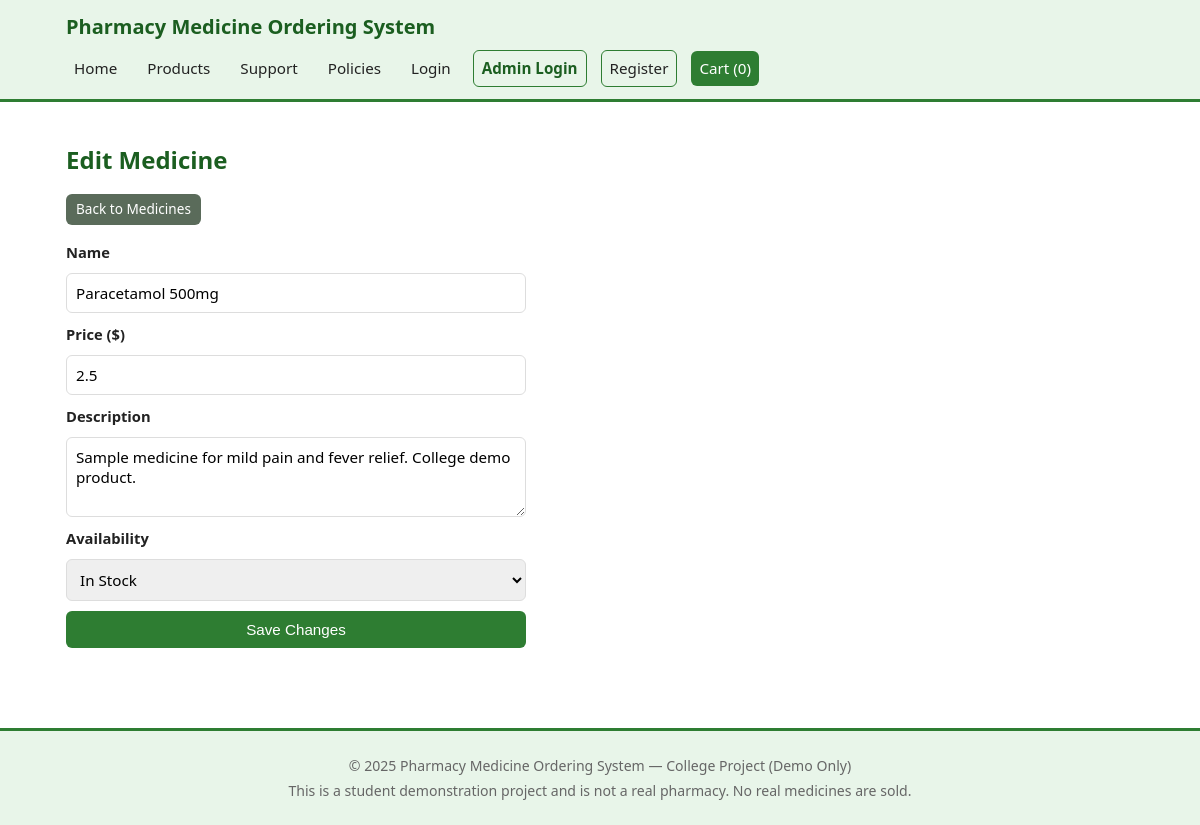
The app's page /admin/medicines/1/edit (signed in) with its own data.
### tables this page shows
CREATE TABLE medicines (
            id INTEGER PRIMARY KEY AUTOINCREMENT,
            name TEXT NOT NULL,
            price REAL NOT NULL,
            description TEXT NOT NULL,
            available INTEGER NOT NULL DEFAULT 1
        );

### app.py (the view, shortened to what this page needs)
@app.route("/admin/medicines/<int:medicine_id>/edit", methods=["GET", "POST"])
@admin_required
def admin_medicine_edit(medicine_id):
    db = get_db()
    medicine = db.execute("SELECT * FROM medicines WHERE id = ?", (medicine_id,)).fetchone()
    if not medicine:
        abort(404)
    return render_template("admin_medicine_edit.html", medicine=medicine)

### app.py (called while the page is built)
def get_db():
    if "db" not in g:
        g.db = sqlite3.connect(DB_PATH)
        g.db.row_factory = sqlite3.Row
    return g.db

def csrf_token():
    if "csrf_token" not in session:
        session["csrf_token"] = secrets.token_hex(32)
    return session["csrf_token"]

@app.context_processor
def inject_template_globals():
    return {
        "csrf_token": csrf_token,
        "current_customer": get_current_customer(),
        "is_admin": session.get("is_admin", False),
    }

def get_current_customer():
    customer_id = session.get("customer_id")
    if not customer_id:
        return None
    db = get_db()
    return db.execute(
        "SELECT id, full_name, email, phone, created_at FROM customers WHERE id = ?",
        (customer_id,)
    ).fetchone()

def admin_required(f):
    @wraps(f)
    def decorated(*args, **kwargs):
        if not session.get("is_admin"):
            flash("Admin access required.", "error")
            return redirect(url_for("admin_login"))
        return f(*args, **kwargs)
    return decorated

def get_cart():
    return session.get("cart", {})

def cart_count():
    return sum(int(q) for q in get_cart().values())

@app.context_processor
def inject_cart_count():
    return {"cart_count": cart_count()}

### templates/admin_medicine_edit.html (shortened to what this page needs)
{% extends "base.html" %}
{% block content %}
<section class="section form-section">
    <h1>Edit Medicine</h1>
    <p><a href="{{ url_for('admin_medicines') }}" class="btn btn-secondary btn-sm">Back to Medicines</a></p>
    <form method="post" action="{{ url_for('admin_medicine_edit', medicine_id=medicine.id) }}" class="form">
        <label for="name">Name</label>
        <input type="text" id="name" name="name" value="{{ medicine.name }}" required>
        <label for="price">Price ($)</label>
        <input type="number" id="price" name="price" step="0.01" min="0" value="{{ medicine.price }}" required>
        <label for="description">Description</label>
        <textarea id="description" name="description" rows="3" required>{{ medicine.description }}</textarea>
        <label for="available">Availability</label>
        <select id="available" name="available">
            <option value="1" {% if medicine.available %}selected{% endif %}>In Stock</option>
        </select>
        <button type="submit" class="btn">Save Changes</button>
    </form>
</section>
{% endblock %}

### static/style.css (style rules this page uses)
:root { --green: #2e7d32; --green-light: #e8f5e9; --green-mid: #a5d6a7; --green-dark: #1b5e20; --text: #222; --muted: #666; --border: #ddd; --bg: #ffffff; --bg-soft: #f7faf7; --error: #c62828; --warning: #f9a825; --success: #2e7d32; --info: #1565c0; --radius: 6px; }
* { box-sizing: border-box; }
body { margin: 0; font-family: "Segoe UI", Arial, Helvetica, sans-serif; color: var(--text); background: var(--bg); line-height: 1.5; }
.section { margin-bottom: 32px; }
h1, h2, h2 { color: var(--green-dark); line-height: 1.2; }
.btn { display: inline-block; background: var(--green); color: #fff; border: none; padding: 10px 16px; border-radius: var(--radius); font-size: 0.95rem; cursor: pointer; text-decoration: none; text-align: center; }
.btn-secondary { background: #5a6b5a; }
.btn-sm { padding: 5px 10px; font-size: 0.85rem; }
.form { max-width: 460px; display: flex; flex-direction: column; gap: 10px; }
.form label { font-weight: 600; font-size: 0.92rem; }
.form input, .form select, .form textarea { padding: 9px; border: 1px solid var(--border); border-radius: var(--radius); font-size: 0.95rem; font-family: inherit; }
.form-section { max-width: 560px; }

### records on screen
medicines: name "Paracetamol 500mg", price "2.5", description "Sample medicine for mild pain and fever relief. College demo product.", available "In Stock"

### other values on screen
{{ cart_count }} "0"
{{ 2025 }} "2025"
